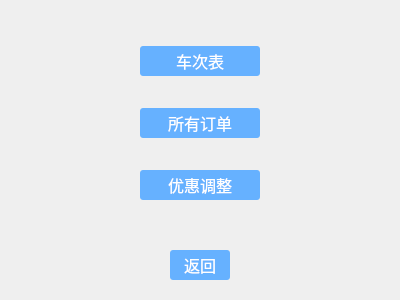
<?xml version="1.0" encoding="UTF-8"?>
<ui version="4.0">
 <class>adwidget</class>
 <widget class="QWidget" name="adwidget">
  <property name="geometry">
   <rect>
    <x>0</x>
    <y>0</y>
    <width>400</width>
    <height>300</height>
   </rect>
  </property>
  <property name="windowTitle">
   <string>Form</string>
  </property>
  <layout class="QGridLayout" name="gridLayout_3">
   <item row="0" column="0">
    <widget class="QWidget" name="widget" native="true">
     <layout class="QGridLayout" name="gridLayout_2">
      <item row="3" column="0">
       <spacer name="horizontalSpacer_5">
        <property name="orientation">
         <enum>Qt::Horizontal</enum>
        </property>
        <property name="sizeHint" stdset="0">
         <size>
          <width>40</width>
          <height>20</height>
         </size>
        </property>
       </spacer>
      </item>
      <item row="1" column="1">
       <widget class="QPushButton" name="btn_bus">
        <property name="minimumSize">
         <size>
          <width>120</width>
          <height>30</height>
         </size>
        </property>
        <property name="font">
         <font>
          <pointsize>12</pointsize>
         </font>
        </property>
        <property name="styleSheet">
         <string notr="true">QPushButton#btn_bus{background:#66b1ff;color:#FFFFFF;border-radius:3px;}
QPushButton#btn_bus:pressed{background:#3a8ee6;color:#FFFFFF}</string>
        </property>
        <property name="text">
         <string>车次表</string>
        </property>
       </widget>
      </item>
      <item row="4" column="1">
       <spacer name="verticalSpacer_2">
        <property name="orientation">
         <enum>Qt::Vertical</enum>
        </property>
        <property name="sizeHint" stdset="0">
         <size>
          <width>20</width>
          <height>40</height>
         </size>
        </property>
       </spacer>
      </item>
      <item row="3" column="1">
       <widget class="QPushButton" name="btn_order">
        <property name="minimumSize">
         <size>
          <width>30</width>
          <height>30</height>
         </size>
        </property>
        <property name="font">
         <font>
          <pointsize>12</pointsize>
         </font>
        </property>
        <property name="styleSheet">
         <string notr="true">QPushButton#btn_order{background:#66b1ff;color:#FFFFFF;border-radius:3px;}
QPushButton#btn_order:pressed{background:#3a8ee6;color:#FFFFFF}</string>
        </property>
        <property name="text">
         <string>所有订单</string>
        </property>
       </widget>
      </item>
      <item row="5" column="2">
       <spacer name="horizontalSpacer_4">
        <property name="orientation">
         <enum>Qt::Horizontal</enum>
        </property>
        <property name="sizeHint" stdset="0">
         <size>
          <width>40</width>
          <height>20</height>
         </size>
        </property>
       </spacer>
      </item>
      <item row="3" column="2">
       <spacer name="horizontalSpacer_6">
        <property name="orientation">
         <enum>Qt::Horizontal</enum>
        </property>
        <property name="sizeHint" stdset="0">
         <size>
          <width>40</width>
          <height>20</height>
         </size>
        </property>
       </spacer>
      </item>
      <item row="6" column="1">
       <spacer name="verticalSpacer">
        <property name="orientation">
         <enum>Qt::Vertical</enum>
        </property>
        <property name="sizeHint" stdset="0">
         <size>
          <width>20</width>
          <height>40</height>
         </size>
        </property>
       </spacer>
      </item>
      <item row="5" column="0">
       <spacer name="horizontalSpacer_3">
        <property name="orientation">
         <enum>Qt::Horizontal</enum>
        </property>
        <property name="sizeHint" stdset="0">
         <size>
          <width>40</width>
          <height>20</height>
         </size>
        </property>
       </spacer>
      </item>
      <item row="1" column="0">
       <spacer name="horizontalSpacer_7">
        <property name="orientation">
         <enum>Qt::Horizontal</enum>
        </property>
        <property name="sizeHint" stdset="0">
         <size>
          <width>40</width>
          <height>20</height>
         </size>
        </property>
       </spacer>
      </item>
      <item row="1" column="2">
       <spacer name="horizontalSpacer_8">
        <property name="orientation">
         <enum>Qt::Horizontal</enum>
        </property>
        <property name="sizeHint" stdset="0">
         <size>
          <width>40</width>
          <height>20</height>
         </size>
        </property>
       </spacer>
      </item>
      <item row="5" column="1">
       <widget class="QPushButton" name="btn_preferential">
        <property name="minimumSize">
         <size>
          <width>30</width>
          <height>30</height>
         </size>
        </property>
        <property name="font">
         <font>
          <pointsize>12</pointsize>
         </font>
        </property>
        <property name="styleSheet">
         <string notr="true">QPushButton#btn_preferential{background:#66b1ff;color:#FFFFFF;border-radius:3px;}
QPushButton#btn_preferential:pressed{background:#3a8ee6;color:#FFFFFF}
</string>
        </property>
        <property name="text">
         <string>优惠调整</string>
        </property>
       </widget>
      </item>
      <item row="2" column="1">
       <spacer name="verticalSpacer_3">
        <property name="orientation">
         <enum>Qt::Vertical</enum>
        </property>
        <property name="sizeHint" stdset="0">
         <size>
          <width>20</width>
          <height>40</height>
         </size>
        </property>
       </spacer>
      </item>
      <item row="0" column="1">
       <spacer name="verticalSpacer_4">
        <property name="orientation">
         <enum>Qt::Vertical</enum>
        </property>
        <property name="sizeHint" stdset="0">
         <size>
          <width>20</width>
          <height>40</height>
         </size>
        </property>
       </spacer>
      </item>
     </layout>
    </widget>
   </item>
   <item row="1" column="0">
    <widget class="QWidget" name="widget_2" native="true">
     <property name="maximumSize">
      <size>
       <width>16777215</width>
       <height>60</height>
      </size>
     </property>
     <layout class="QGridLayout" name="gridLayout">
      <item row="0" column="0">
       <spacer name="horizontalSpacer">
        <property name="orientation">
         <enum>Qt::Horizontal</enum>
        </property>
        <property name="sizeHint" stdset="0">
         <size>
          <width>40</width>
          <height>20</height>
         </size>
        </property>
       </spacer>
      </item>
      <item row="0" column="1">
       <widget class="QPushButton" name="btn_back">
        <property name="minimumSize">
         <size>
          <width>60</width>
          <height>30</height>
         </size>
        </property>
        <property name="font">
         <font>
          <pointsize>12</pointsize>
         </font>
        </property>
        <property name="styleSheet">
         <string notr="true">QPushButton#btn_back{background:#66b1ff;color:#FFFFFF;border-radius:3px;}
QPushButton#btn_back:pressed{background:#3a8ee6;color:#FFFFFF}
</string>
        </property>
        <property name="text">
         <string>返回</string>
        </property>
       </widget>
      </item>
      <item row="0" column="2">
       <spacer name="horizontalSpacer_2">
        <property name="orientation">
         <enum>Qt::Horizontal</enum>
        </property>
        <property name="sizeHint" stdset="0">
         <size>
          <width>40</width>
          <height>20</height>
         </size>
        </property>
       </spacer>
      </item>
     </layout>
    </widget>
   </item>
  </layout>
 </widget>
 <resources/>
 <connections/>
</ui>
